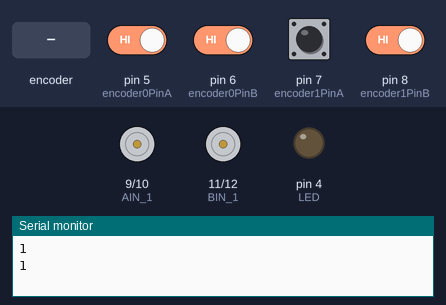
This sketch was run on a simulated Arduino Uno, built with avr-gcc and run on an emulated ATmega328P. On the bench: motor-driver pin pairs drawn as motors (green arrow = first pin HIGH = forward, orange = second pin HIGH = backward, longer = more drive), output pins drawn as LEDs (lit = HIGH), the last lines printed to the serial monitor. The inputs (shaded band) are chosen by the test bench; at power-on: pin 5 (encoder0PinA), pin 6 (encoder0PinB), pin 7 (encoder1PinA), pin 8 (encoder1PinB) HIGH.

Above: at 1.2 s.
1.3 s: rotary encoder on pin 5 (encoder0PinA) / pin 6 (encoder0PinB) turned 2 steps (second pin leading)
At 1.9 s:
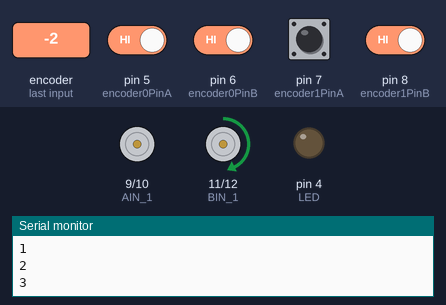
3.2 s: pin 7 (encoder1PinA) pulsed LOW 5 times (0.12 s each, 0.3 s apart)
At 3.8 s:
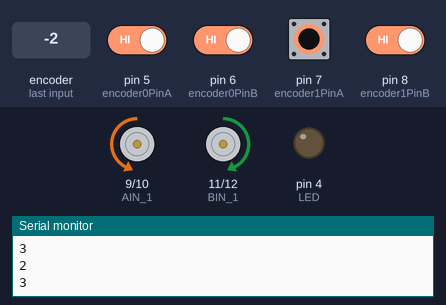
6.2 s: rotary encoder on pin 5 (encoder0PinA) / pin 6 (encoder0PinB) turned 3 steps (first pin leading)
At 7.2 s:
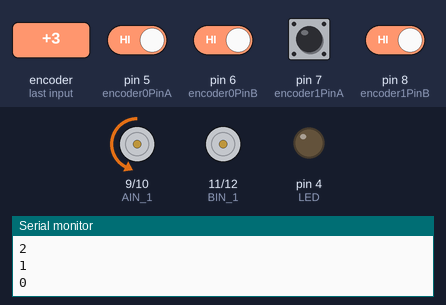
Timing chart, 0 to 9.2 s (numbered marks = the images above; inputs shaded):
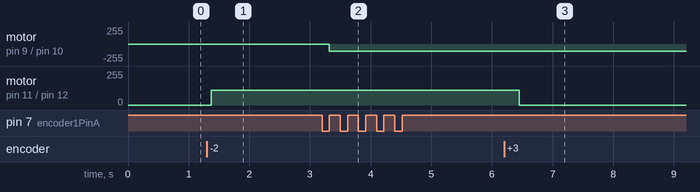

The sketch:

i2c_slave.ino
```cpp
#include <Wire.h>


unsigned long x = 0;
unsigned long y = 0;
char c;
//#include <PID_v1.h>


//double Kp=0, Ki=10, Kd=0;
//PID myPID(&Input, &Output, &Setpoint, Kp, Ki, Kd, DIRECT);
int i=0;


int LED = 4;

//int encoder0PinA = 5;//7
int encoder0PinA = 5;               // Motor 5 BIN_1 AXIS
//int encoder0PinB = 6;//8
int encoder0PinB = 6;
//int encoder0Pos = 0;
int encoder0PinALast = LOW;
int n0 = LOW;
//long pos0 = 0;

//int encoder1PinA = 7;//5
int encoder1PinA = 7;             // Motor 6 AIN_1 JOINT
//int encoder1PinB = 8;//6
int encoder1PinB = 8;
//int encoder1Pos = 0;
int encoder1PinALast = LOW;
int n1 = LOW;
//long pos1 = 0;

long encoder1PosR = 0;
long encoder0PosR = 0;

int encoder0PinALastR = 0;
int encoder1PinALastR = 0;

unsigned long serialData;
int inbyte;
int digitalState;
int pinNumber;
int analogRate;

int rotateVal4;
int rotateVal5;

int sensorVal7;
int sensorVal8;
int sensorVal9;

int rotateVal7;
int rotateVal8;
int rotateVal9;


int BIN_1 = 11;       // Motor 5  AXIS
int BIN_2 = 12;

int AIN_1 = 9;       // Motor 6  JOINT
int AIN_2 = 10;


void setup() {

  pinMode(LED, OUTPUT);
  pinMode(AIN_1, OUTPUT);
  pinMode(AIN_2, OUTPUT);
  pinMode(BIN_1, OUTPUT);
  pinMode(BIN_2, OUTPUT);
  pinMode(encoder0PinA, INPUT);
  pinMode(encoder0PinB, INPUT);
  pinMode(encoder1PinA, INPUT);
  pinMode(encoder1PinB, INPUT);

  Wire.begin(9);
  Wire.onReceive(receiveEvent);

  Serial.begin(9600);
}

void receiveEvent(int howMany) {
  while (1 < Wire.available()) { // loop through all but the last
    c = Wire.read(); // receive byte as a character
    Serial.print(c);         // print the character
  }
  //y = Wire.read();    // receive byte as an integer
  x = Wire.read();    // receive byte as an integer
  Serial.println(x);         // print the integer
}

void Read1(){
 // encoderPosR = encoderPos;

  n0 = digitalRead(encoder0PinA);
  if ((encoder0PinALastR == LOW) && (n0 == HIGH)) {
    if (digitalRead(encoder0PinB) == LOW) {
      encoder0PosR--;
    } else {
      encoder0PosR++;
    }
    //pos0 = encoder0PosR;
    Serial.print (encoder0PosR);
    Serial.print ("\n");
    //encoder0Pos = encoder0PosR;
  }
  encoder0PinALastR = n0;
 }


void Read2(){
 // encoderPosR = encoderPos;

  n1 = digitalRead(encoder1PinA);
  if ((encoder1PinALastR == LOW) && (n1 == HIGH)) {
    if (digitalRead(encoder1PinB) == LOW) {
      encoder1PosR--;
    } else {
      encoder1PosR++;
    }
   // pos1 = encoder1PosR;
    Serial.print (encoder1PosR);
    Serial.print ("\n");
    //encoder1Pos = encoder1PosR;
  }
  encoder1PinALastR = n1;
 }


void loop() {

 //receiveEvent;
 Read1();
 Read2();

  //If value received is 0 blink LED for 200 ms
  if(c == 'a'){
      rotateVal7 = x*10;
      //Serial.print(x);
      if (x > 0) {
        digitalWrite(LED, HIGH);
      }
      //If value received is 3 blink LED for 400 ms
      else {
        digitalWrite(LED, LOW);
      }

  }

  if(c == 'b'){
      rotateVal8 = x;
    //  Serial.print(y);
       if (x > 0) {
        digitalWrite(LED, HIGH);
      }
      else {

        digitalWrite(LED, LOW);

      }

  }
  if(c == 'c'){
        digitalWrite(BIN_1, LOW);
        digitalWrite(BIN_2, LOW);
        digitalWrite(AIN_1, LOW);
        digitalWrite(AIN_2, LOW);
        x = 0;
        y = 0;

        encoder0PosR = 0;
        encoder1PosR = 0;
        rotateVal7 = 0;
        rotateVal8 = 0;
        delay(400);
    }


  int mSpeed1 = 110;                                  // 1st speed of the AXIS MOTOR & JOINT MOTOR
  int mSpeed2 = 150;

 if((encoder0PosR-rotateVal7)>-2 && (encoder0PosR-rotateVal7)<2){        // THUMB AXIS
  digitalWrite(BIN_1, LOW);
  digitalWrite(BIN_2, LOW);
 }else if((encoder0PosR-rotateVal7)<20 && (encoder0PosR-rotateVal7)>0){
  analogWrite(BIN_1, mSpeed1);
  digitalWrite(BIN_2, LOW);
 }else if((rotateVal7-encoder0PosR)<20 && (rotateVal7-encoder0PosR)>0){
  digitalWrite(BIN_1, LOW);
  analogWrite(BIN_2, mSpeed1);
 }else if(encoder0PosR < rotateVal7){
  digitalWrite(BIN_1, LOW);
  analogWrite(BIN_2, mSpeed2);
 }else if(encoder0PosR > rotateVal7){
  analogWrite(BIN_1, mSpeed2);
  digitalWrite(BIN_2, LOW);
 }

                                   // speed of the JOINT MOTOR

   if((encoder1PosR-rotateVal8)>-2 && (encoder1PosR-rotateVal8)<2){          // THUMB JOINT
    digitalWrite(AIN_1, LOW);
    digitalWrite(AIN_2, LOW);
   }else if((encoder1PosR-rotateVal8)<20 && (encoder1PosR-rotateVal8)>0){
    digitalWrite(AIN_1, LOW);
    analogWrite(AIN_2, mSpeed1);
   }else if((rotateVal8-encoder1PosR)<20 && (rotateVal8-encoder1PosR)>0){
    analogWrite(AIN_1, mSpeed1);
    digitalWrite(AIN_2, LOW);
   }else if(encoder1PosR < rotateVal8){
    analogWrite(AIN_1, mSpeed2);
    digitalWrite(AIN_2, LOW);
   }else if(encoder1PosR > rotateVal8){
    digitalWrite(AIN_1, LOW);
    analogWrite(AIN_2, mSpeed2);
   }


}
```

Measured:
- after the input at 1.3 s, motor on pin 11 (BIN_1) / pin 12 (BIN_2): stopped → forward 110/255 after 0.08 s
- after the input at 3.2 s, motor on pin 9 (AIN_1) / pin 10 (AIN_2): stopped → backward 110/255 after 0.12 s
- after the input at 6.2 s, motor on pin 11 (BIN_1) / pin 12 (BIN_2): forward 110/255 → stopped after 0.25 s
